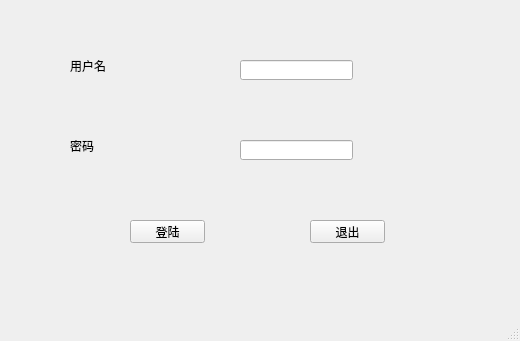
<?xml version="1.0" encoding="UTF-8"?>
<ui version="4.0">
 <class>login</class>
 <widget class="QMainWindow" name="login">
  <property name="geometry">
   <rect>
    <x>0</x>
    <y>0</y>
    <width>520</width>
    <height>341</height>
   </rect>
  </property>
  <property name="windowTitle">
   <string>MainWindow</string>
  </property>
  <widget class="QWidget" name="centralwidget">
   <widget class="QLabel" name="label">
    <property name="geometry">
     <rect>
      <x>70</x>
      <y>60</y>
      <width>54</width>
      <height>12</height>
     </rect>
    </property>
    <property name="text">
     <string>用户名</string>
    </property>
   </widget>
   <widget class="QLabel" name="label_3">
    <property name="geometry">
     <rect>
      <x>70</x>
      <y>140</y>
      <width>54</width>
      <height>12</height>
     </rect>
    </property>
    <property name="text">
     <string>密码</string>
    </property>
   </widget>
   <widget class="QLineEdit" name="lineEdit_name">
    <property name="geometry">
     <rect>
      <x>240</x>
      <y>60</y>
      <width>113</width>
      <height>20</height>
     </rect>
    </property>
   </widget>
   <widget class="QLineEdit" name="lineEdit_password">
    <property name="geometry">
     <rect>
      <x>240</x>
      <y>140</y>
      <width>113</width>
      <height>20</height>
     </rect>
    </property>
   </widget>
   <widget class="QPushButton" name="pushButton_login">
    <property name="geometry">
     <rect>
      <x>130</x>
      <y>220</y>
      <width>75</width>
      <height>23</height>
     </rect>
    </property>
    <property name="text">
     <string>登陆</string>
    </property>
   </widget>
   <widget class="QPushButton" name="pushButton_exit">
    <property name="geometry">
     <rect>
      <x>310</x>
      <y>220</y>
      <width>75</width>
      <height>23</height>
     </rect>
    </property>
    <property name="text">
     <string>退出</string>
    </property>
   </widget>
  </widget>
  <widget class="QMenuBar" name="menubar">
   <property name="geometry">
    <rect>
     <x>0</x>
     <y>0</y>
     <width>520</width>
     <height>23</height>
    </rect>
   </property>
  </widget>
  <widget class="QStatusBar" name="statusbar"/>
 </widget>
 <resources/>
 <connections/>
</ui>
